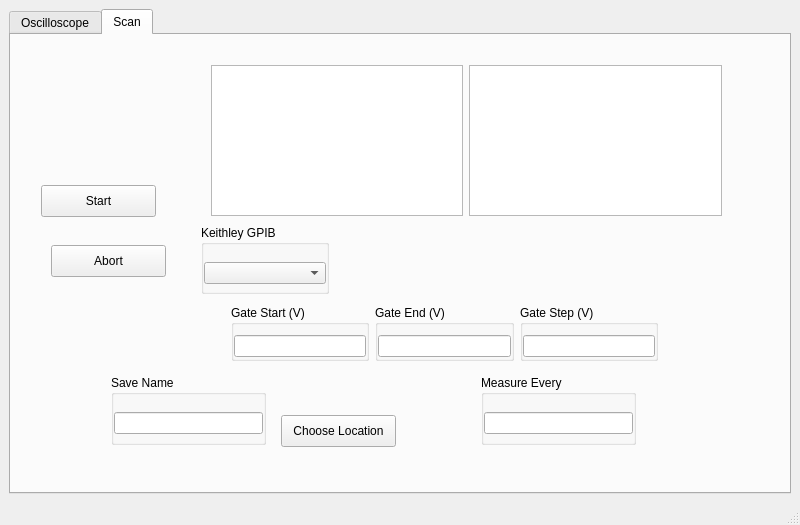
<?xml version="1.0" encoding="UTF-8"?>
<ui version="4.0">
 <class>MainWindow</class>
 <widget class="QMainWindow" name="MainWindow">
  <property name="geometry">
   <rect>
    <x>0</x>
    <y>0</y>
    <width>800</width>
    <height>525</height>
   </rect>
  </property>
  <property name="windowTitle">
   <string>MainWindow</string>
  </property>
  <widget class="QWidget" name="centralwidget">
   <layout class="QHBoxLayout" name="horizontalLayout_6">
    <item>
     <widget class="QTabWidget" name="tabWidget">
      <property name="currentIndex">
       <number>1</number>
      </property>
      <widget class="QWidget" name="tab">
       <attribute name="title">
        <string>Oscilloscope</string>
       </attribute>
       <widget class="DoubleYPlot" name="gOscilloscope">
        <property name="geometry">
         <rect>
          <x>50</x>
          <y>10</y>
          <width>671</width>
          <height>271</height>
         </rect>
        </property>
       </widget>
       <widget class="QGroupBox" name="groupBox_4">
        <property name="geometry">
         <rect>
          <x>90</x>
          <y>300</y>
          <width>105</width>
          <height>69</height>
         </rect>
        </property>
        <property name="title">
         <string>Signal Ch</string>
        </property>
        <property name="flat">
         <bool>true</bool>
        </property>
        <layout class="QHBoxLayout" name="horizontalLayout_9">
         <property name="leftMargin">
          <number>0</number>
         </property>
         <property name="topMargin">
          <number>10</number>
         </property>
         <property name="rightMargin">
          <number>0</number>
         </property>
         <property name="bottomMargin">
          <number>0</number>
         </property>
         <item>
          <widget class="QComboBox" name="cChannelPicker">
           <item>
            <property name="text">
             <string>CH1</string>
            </property>
           </item>
           <item>
            <property name="text">
             <string>CH2</string>
            </property>
           </item>
           <item>
            <property name="text">
             <string>CH3</string>
            </property>
           </item>
           <item>
            <property name="text">
             <string>CH4</string>
            </property>
           </item>
          </widget>
         </item>
        </layout>
       </widget>
       <widget class="QGroupBox" name="groupBox_5">
        <property name="geometry">
         <rect>
          <x>260</x>
          <y>310</y>
          <width>105</width>
          <height>69</height>
         </rect>
        </property>
        <property name="title">
         <string>Ref Ch</string>
        </property>
        <property name="flat">
         <bool>true</bool>
        </property>
        <layout class="QHBoxLayout" name="horizontalLayout_10">
         <property name="leftMargin">
          <number>0</number>
         </property>
         <property name="topMargin">
          <number>10</number>
         </property>
         <property name="rightMargin">
          <number>0</number>
         </property>
         <property name="bottomMargin">
          <number>0</number>
         </property>
         <item>
          <widget class="QComboBox" name="cChannelPickerRef">
           <item>
            <property name="text">
             <string>CH1</string>
            </property>
           </item>
           <item>
            <property name="text">
             <string>CH2</string>
            </property>
           </item>
           <item>
            <property name="text">
             <string>CH3</string>
            </property>
           </item>
           <item>
            <property name="text">
             <string>CH4</string>
            </property>
           </item>
          </widget>
         </item>
        </layout>
       </widget>
       <widget class="QGroupBox" name="groupBox_6">
        <property name="geometry">
         <rect>
          <x>440</x>
          <y>310</y>
          <width>128</width>
          <height>69</height>
         </rect>
        </property>
        <property name="title">
         <string>Osc GPIB</string>
        </property>
        <property name="flat">
         <bool>true</bool>
        </property>
        <layout class="QHBoxLayout" name="horizontalLayout_11">
         <property name="leftMargin">
          <number>0</number>
         </property>
         <property name="topMargin">
          <number>10</number>
         </property>
         <property name="rightMargin">
          <number>0</number>
         </property>
         <property name="bottomMargin">
          <number>0</number>
         </property>
         <item>
          <widget class="QComboBox" name="cOscGPIB"/>
         </item>
        </layout>
       </widget>
       <widget class="QPushButton" name="bInitOsc">
        <property name="geometry">
         <rect>
          <x>580</x>
          <y>300</y>
          <width>115</width>
          <height>32</height>
         </rect>
        </property>
        <property name="text">
         <string>Init Regions</string>
        </property>
       </widget>
      </widget>
      <widget class="QWidget" name="tab_2">
       <attribute name="title">
        <string>Scan</string>
       </attribute>
       <widget class="QWidget" name="horizontalLayoutWidget">
        <property name="geometry">
         <rect>
          <x>200</x>
          <y>30</y>
          <width>511</width>
          <height>151</height>
         </rect>
        </property>
        <layout class="QHBoxLayout" name="horizontalLayout">
         <item>
          <widget class="PlotWidget" name="gLeakage"/>
         </item>
         <item>
          <widget class="PlotWidget" name="gValueVsV"/>
         </item>
        </layout>
       </widget>
       <widget class="QWidget" name="">
        <property name="geometry">
         <rect>
          <x>220</x>
          <y>270</y>
          <width>427</width>
          <height>56</height>
         </rect>
        </property>
        <layout class="QHBoxLayout" name="horizontalLayout_2">
         <item>
          <widget class="QGroupBox" name="groupBox">
           <property name="title">
            <string>Gate Start (V)</string>
           </property>
           <property name="flat">
            <bool>true</bool>
           </property>
           <layout class="QHBoxLayout" name="horizontalLayout_4">
            <property name="leftMargin">
             <number>0</number>
            </property>
            <property name="topMargin">
             <number>10</number>
            </property>
            <property name="rightMargin">
             <number>0</number>
            </property>
            <property name="bottomMargin">
             <number>0</number>
            </property>
            <item>
             <widget class="QFNumberEdit" name="tGateStart"/>
            </item>
           </layout>
          </widget>
         </item>
         <item>
          <widget class="QGroupBox" name="groupBox_3">
           <property name="title">
            <string>Gate End (V)</string>
           </property>
           <property name="flat">
            <bool>true</bool>
           </property>
           <layout class="QHBoxLayout" name="horizontalLayout_3">
            <property name="leftMargin">
             <number>0</number>
            </property>
            <property name="topMargin">
             <number>10</number>
            </property>
            <property name="rightMargin">
             <number>0</number>
            </property>
            <property name="bottomMargin">
             <number>0</number>
            </property>
            <item>
             <widget class="QFNumberEdit" name="tGateEnd"/>
            </item>
           </layout>
          </widget>
         </item>
         <item>
          <widget class="QGroupBox" name="groupBox_2">
           <property name="title">
            <string>Gate Step (V)</string>
           </property>
           <property name="flat">
            <bool>true</bool>
           </property>
           <layout class="QHBoxLayout" name="horizontalLayout_5">
            <property name="leftMargin">
             <number>0</number>
            </property>
            <property name="topMargin">
             <number>10</number>
            </property>
            <property name="rightMargin">
             <number>0</number>
            </property>
            <property name="bottomMargin">
             <number>0</number>
            </property>
            <item>
             <widget class="QFNumberEdit" name="tGateStep"/>
            </item>
           </layout>
          </widget>
         </item>
        </layout>
       </widget>
       <widget class="QGroupBox" name="groupBox_7">
        <property name="geometry">
         <rect>
          <x>470</x>
          <y>340</y>
          <width>155</width>
          <height>70</height>
         </rect>
        </property>
        <property name="title">
         <string>Measure Every</string>
        </property>
        <property name="flat">
         <bool>true</bool>
        </property>
        <layout class="QHBoxLayout" name="horizontalLayout_7">
         <property name="leftMargin">
          <number>0</number>
         </property>
         <property name="topMargin">
          <number>10</number>
         </property>
         <property name="rightMargin">
          <number>0</number>
         </property>
         <property name="bottomMargin">
          <number>0</number>
         </property>
         <item>
          <widget class="QLineEdit" name="tMeasureEvery"/>
         </item>
        </layout>
       </widget>
       <widget class="QGroupBox" name="groupBox_8">
        <property name="geometry">
         <rect>
          <x>100</x>
          <y>340</y>
          <width>155</width>
          <height>70</height>
         </rect>
        </property>
        <property name="title">
         <string>Save Name</string>
        </property>
        <property name="flat">
         <bool>true</bool>
        </property>
        <layout class="QHBoxLayout" name="horizontalLayout_8">
         <property name="leftMargin">
          <number>0</number>
         </property>
         <property name="topMargin">
          <number>10</number>
         </property>
         <property name="rightMargin">
          <number>0</number>
         </property>
         <property name="bottomMargin">
          <number>0</number>
         </property>
         <item>
          <widget class="QLineEdit" name="tSave"/>
         </item>
        </layout>
       </widget>
       <widget class="QPushButton" name="bSaveDirectory">
        <property name="geometry">
         <rect>
          <x>270</x>
          <y>380</y>
          <width>115</width>
          <height>32</height>
         </rect>
        </property>
        <property name="text">
         <string>Choose Location</string>
        </property>
       </widget>
       <widget class="QPushButton" name="bStartScan">
        <property name="geometry">
         <rect>
          <x>30</x>
          <y>150</y>
          <width>115</width>
          <height>32</height>
         </rect>
        </property>
        <property name="text">
         <string>Start</string>
        </property>
       </widget>
       <widget class="QPushButton" name="bAbortScan">
        <property name="geometry">
         <rect>
          <x>40</x>
          <y>210</y>
          <width>115</width>
          <height>32</height>
         </rect>
        </property>
        <property name="text">
         <string>Abort</string>
        </property>
       </widget>
       <widget class="QGroupBox" name="groupBox_9">
        <property name="geometry">
         <rect>
          <x>190</x>
          <y>190</y>
          <width>128</width>
          <height>69</height>
         </rect>
        </property>
        <property name="title">
         <string>Keithley GPIB</string>
        </property>
        <property name="flat">
         <bool>true</bool>
        </property>
        <layout class="QHBoxLayout" name="horizontalLayout_12">
         <property name="leftMargin">
          <number>0</number>
         </property>
         <property name="topMargin">
          <number>10</number>
         </property>
         <property name="rightMargin">
          <number>0</number>
         </property>
         <property name="bottomMargin">
          <number>0</number>
         </property>
         <item>
          <widget class="QComboBox" name="cKeithGPIB"/>
         </item>
        </layout>
       </widget>
      </widget>
     </widget>
    </item>
   </layout>
  </widget>
  <widget class="QMenuBar" name="menubar">
   <property name="geometry">
    <rect>
     <x>0</x>
     <y>0</y>
     <width>800</width>
     <height>22</height>
    </rect>
   </property>
  </widget>
  <widget class="QStatusBar" name="statusbar"/>
 </widget>
 <customwidgets>
  <customwidget>
   <class>PlotWidget</class>
   <extends>QGraphicsView</extends>
   <header>pyqtgraph</header>
  </customwidget>
  <customwidget>
   <class>QFNumberEdit</class>
   <extends>QLineEdit</extends>
   <header>InstsAndQt.customQt</header>
  </customwidget>
  <customwidget>
   <class>DoubleYPlot</class>
   <extends>QGraphicsView</extends>
   <header>InstsAndQt.customQt</header>
  </customwidget>
 </customwidgets>
 <resources/>
 <connections/>
</ui>
